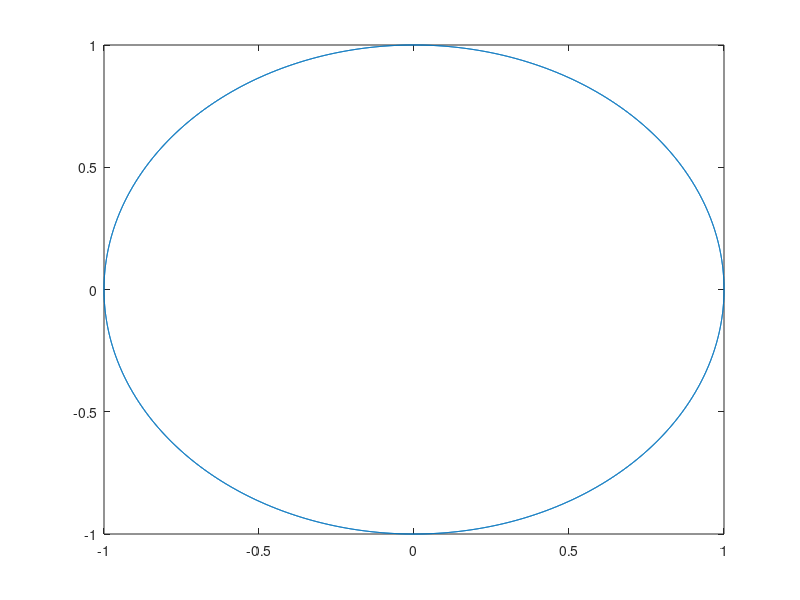

Write the MATLAB code that produced this figure.
%% Make a model of a peristaltic wave

tt = linspace(0, 4*pi, 10000) ;
xx = cos(tt)  ;
yy = sin(tt) ;
rr = xx


plot(xx, yy)